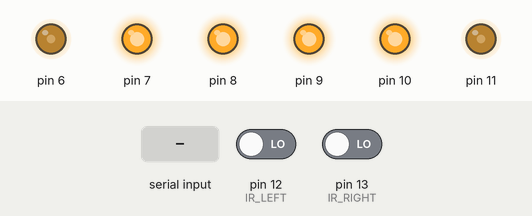
This sketch was run on a simulated Arduino Uno, built with avr-gcc and run on an emulated ATmega328P. On the bench: output pins drawn as LEDs (lit = HIGH). Inputs (shaded band) come from the test bench; at power-on: pin 12 (IR_LEFT) LOW, pin 13 (IR_RIGHT) LOW.

Above: at 1.2 s.
1.3 s: "30,150q" received over the second serial link
At 2.1 s:
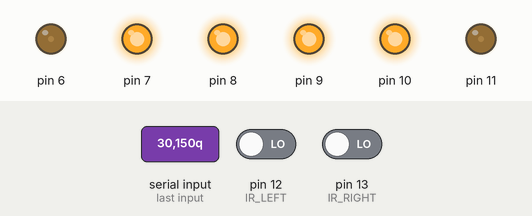
2.8 s: "0q" received over the second serial link
At 3.2 s:
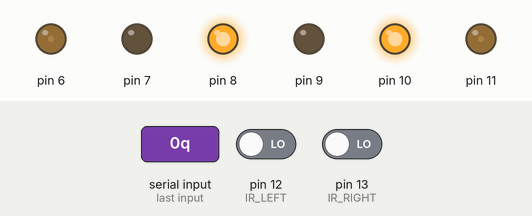
4.3 s: "90,45q" received over the second serial link
At 5.5 s:
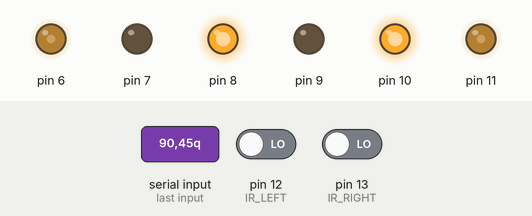
5.8 s: pin 12 (IR_LEFT) driven HIGH
At 6.7 s:
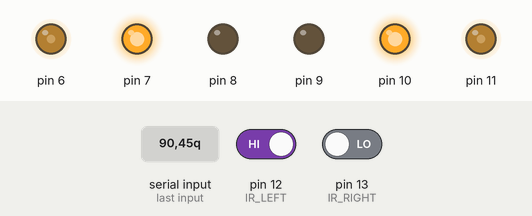
7.3 s: "1q" received over the second serial link
At 7.8 s:
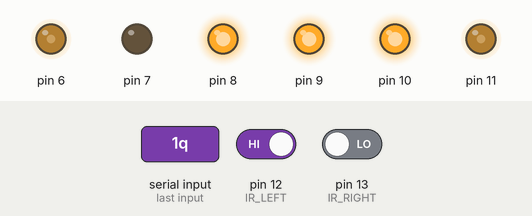
8.8 s: "3q" received over the second serial link
At 10.2 s:
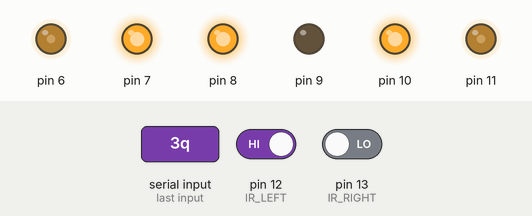
Timing chart, 0 to 11.3 s (numbered marks = the images above; inputs shaded):
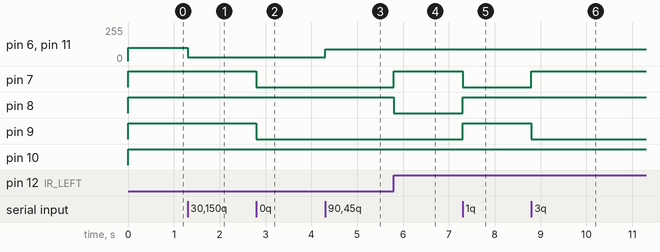

Measured:
- after the input at 1.3 s, pin 6, pin 11: 100/255 → 30/255 at once
- after the input at 2.8 s, pin 7, pin 9: HIGH → LOW at once
- after the input at 4.3 s, pin 6, pin 11: 30/255 → 90/255 at once
- after the input at 5.8 s, pin 7: LOW → HIGH at once; pin 8: HIGH → LOW at once
- after the input at 7.3 s, pin 7: HIGH → LOW at once; pin 8, pin 9: LOW → HIGH at once
- after the input at 8.8 s, pin 7: LOW → HIGH at once; pin 9: HIGH → LOW at once

The sketch:

1212_RCcar_Alcohol_v02.ino
```cpp
#include <SoftwareSerial.h> // SoftwareSerial 라이브러리 포함

SoftwareSerial mySerial(2, 3); // RX = 2, TX = 3

String value = " ";
int iValue;
int num = 5, speed = 100;

// 적외선 센서 핀 설정
const int IR_LEFT = 12; // 왼쪽 센서: D12
const int IR_RIGHT = 13; // 오른쪽 센서: D13

const int mq3Pin = A5; // MQ-3 센서핀

void setup() {
  mySerial.begin(9600); // SoftwareSerial 시작
  Serial.begin(9600);

  // 모터 핀 설정
  pinMode(6, OUTPUT);
  pinMode(7, OUTPUT);
  pinMode(8, OUTPUT);
  pinMode(9, OUTPUT);
  pinMode(10, OUTPUT);
  pinMode(11, OUTPUT);

  // 적외선 센서 핀 설정
  pinMode(IR_LEFT, INPUT);
  pinMode(IR_RIGHT, INPUT);
}

void loop() {
  // RC 명령 수신
  if (mySerial.available()) {
    value = mySerial.readStringUntil('q'); // 데이터 읽기
    iValue = value.toInt(); // 문자열을 숫자로 변환

    // 받은 값에 따라 속도와 동작 설정
    if (iValue > 10)
      speed = iValue; // 숫자가 10보다 크면 속도로 사용
    else
      num = iValue; // 그렇지 않으면 동작 번호로 사용
  }

  if (num == 10) { // 음주 측정 모드
    handleAlcoholMeasurement();
  } else {
    // RC 또는 라인트레이서 모드 실행
    if (num == 0) {
      lineTracerMode(); // 라인트레이서 모드
    } else {
      rcMode(); // RC 모드
    }
  }
}

int measureAlcohol() {
  return analogRead(mq3Pin); // MQ-3 센서 값 읽기
}

void displayOnLCD(const char* message) {
  // LCD 출력 코드 (LCD 라이브러리 초기화 및 사용 필요)
  Serial.println(message); // 현재는 Serial 출력으로 대체
}

void handleAlcoholMeasurement() {
  delay(3000); // 3초 대기

  int alcoholValue = measureAlcohol(); // 알코올 값 측정
  if (alcoholValue <= 400) {
    displayOnLCD("Normal");
  } else if (alcoholValue <= 699) {
    displayOnLCD("Warning");
  } else {
    displayOnLCD("License Revoke");
  }
}

void rcMode() {
 // 동작 설정
    if (num == 1) { // 앞 오
      analogWrite(11, speed);
      digitalWrite(10, HIGH);
      digitalWrite(9, HIGH);
      digitalWrite(8, HIGH);
      digitalWrite(7, LOW);
      analogWrite(6, speed);
    } else if (num == 2) { // 앞
      analogWrite(11, speed);
      digitalWrite(10, HIGH);
      digitalWrite(9, LOW);
      digitalWrite(8, HIGH);
      digitalWrite(7, LOW);
      analogWrite(6, speed);
    } else if (num == 3) { // 앞 왼
      analogWrite(11, speed);
      digitalWrite(10, HIGH);
      digitalWrite(9, LOW);
      digitalWrite(8, HIGH);
      digitalWrite(7, HIGH);
      analogWrite(6, speed);
    } else if (num == 4) { // 정지 왼
      analogWrite(11, speed);
      digitalWrite(10, LOW);
      digitalWrite(9, HIGH);
      digitalWrite(8, HIGH);
      digitalWrite(7, LOW);
      analogWrite(6, speed);
    } else if (num == 5) { // 중지
      analogWrite(11, speed);
      digitalWrite(10, HIGH);
      digitalWrite(9, HIGH);
      digitalWrite(8, HIGH);
      digitalWrite(7, HIGH);
      analogWrite(6, speed);
    } else if (num == 6) { // 정지 오
      analogWrite(11, speed);
      digitalWrite(10, HIGH);
      digitalWrite(9, LOW);
      digitalWrite(8, LOW);
      digitalWrite(7, HIGH);
      analogWrite(6, speed);
    } else if (num == 7) { // 뒤 오
      analogWrite(11, speed);
      digitalWrite(10, HIGH);
      digitalWrite(9, HIGH);
      digitalWrite(8, LOW);
      digitalWrite(7, HIGH);
      analogWrite(6, speed);
    } else if (num == 8) { // 후진
      analogWrite(11, speed);
      digitalWrite(10, LOW);
      digitalWrite(9, HIGH);
      digitalWrite(8, LOW);
      digitalWrite(7, HIGH);
      analogWrite(6, speed);
    } else if (num == 9) { // 뒤 왼
      analogWrite(11, speed);
      digitalWrite(10, LOW);
      digitalWrite(9, HIGH);
      digitalWrite(8, HIGH);
      digitalWrite(7, HIGH);
      analogWrite(6, speed);
    }
}

void lineTracerMode() {
  int leftValue = digitalRead(IR_LEFT);   // 왼쪽 센서 값 읽기
  int rightValue = digitalRead(IR_RIGHT); // 오른쪽 센서 값 읽기

  if (leftValue == 0 && rightValue == 0) { // 선이 가운데
    analogWrite(11, speed);
    digitalWrite(10, HIGH);
    digitalWrite(9, LOW);

    analogWrite(6, speed);
    digitalWrite(8, HIGH);
    digitalWrite(7, LOW);

  } else if (leftValue == 1 && rightValue == 0) { // 선이 왼쪽
    analogWrite(11, speed);
    digitalWrite(10, HIGH);
    digitalWrite(9, LOW);
    digitalWrite(8, LOW);
    digitalWrite(7, HIGH);
    analogWrite(6, speed);

    delay(500);
  } else if (leftValue == 0 && rightValue == 1) { // 선이 오른쪽
    analogWrite(11, speed);
    digitalWrite(10, LOW);
    digitalWrite(9, HIGH);
    digitalWrite(8, HIGH);
    digitalWrite(7, LOW);
    analogWrite(6, speed);

    delay(500);
  } else if (leftValue == 1 && rightValue == 1){ // 선이 없을 경우 정지
    analogWrite(11, speed);
    analogWrite(6, speed);
    digitalWrite(10, HIGH);
    digitalWrite(9, HIGH);
    digitalWrite(8, HIGH);
    digitalWrite(7, HIGH);
  }
}
```
